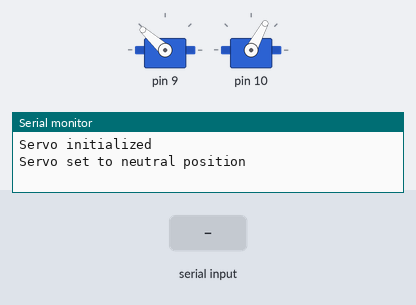
Simulated run of this sketch. Board: Arduino Uno, built with avr-gcc and run on an emulated ATmega328P. Parts: 2 × servo, the last lines printed to the serial monitor. The test bench sets the inputs (shaded band). Servo pulses on a pin are drawn as a servo (544–2400 µs = 0–180°).

Above: at 3.2 s.
3.3 s: "U" received over Serial
At 4.3 s:
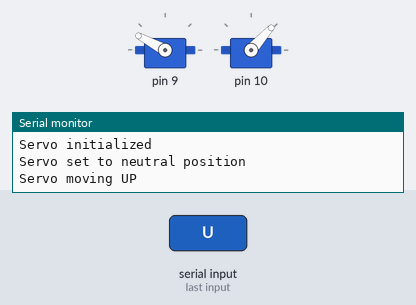
5.1 s: "L" received over Serial
At 6.2 s:
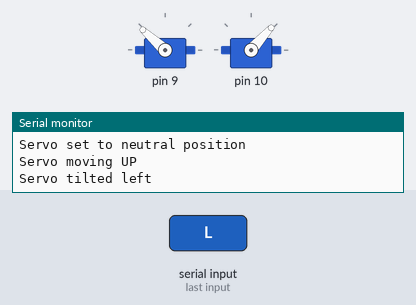
6.9 s: "R" received over Serial
At 8.3 s:
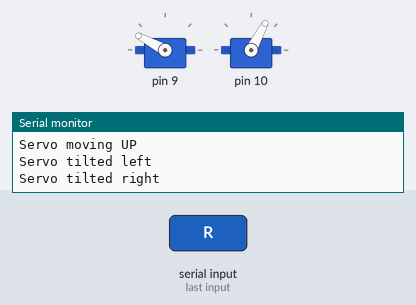
8.7 s: "D" received over Serial
At 9.9 s:
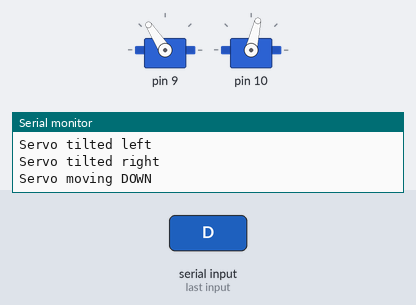
Timing chart, 0 to 11.2 s (numbered marks = the images above; inputs shaded):
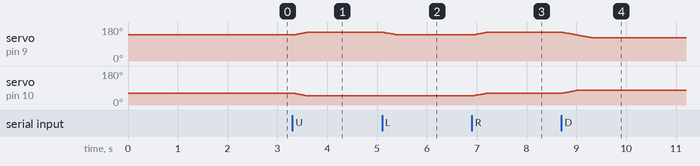

Measured:
- after the input at 3.3 s, servo on pin 9: moves from 138° to 152° over 0.28 s, starting at once; servo on pin 10: moves from 62° to 48° over 0.28 s, starting at once
- after the input at 5.1 s, servo on pin 9: moves from 152° to 138° over 0.28 s, starting at once
- after the input at 6.9 s, servo on pin 9: moves from 138° to 152° over 0.28 s, starting at once; servo on pin 10: moves from 48° to 62° over 0.28 s, starting at once
- after the input at 8.7 s, servo on pin 9: moves from 152° to 123° over 0.60 s, starting at once; servo on pin 10: moves from 62° to 77° over 0.28 s, starting at once

The sketch:

servo_control.ino
```cpp
#include "MyServoControl.h"

// MyServoControl 객체 생성
MyServoControl myServo;

void setup() {
  // 시리얼 통신 초기화 (디버깅용)
  Serial.begin(9600);

  // 서보 모터 초기화
  myServo.begin();
  Serial.println("Servo initialized");

  // 서보 모터 중립 위치로 설정
  myServo.positionSet(10);
  Serial.println("Servo set to neutral position");
  delay(2000); // 2초 대기
}

void loop() {
  // 주기적으로 update 함수 호출
  myServo.update();

  if (Serial.available() > 0) {
    char command = Serial.read();

    switch (command) {
      case 'U':
        myServo.walkForward(1);
        Serial.println("Servo moving UP");
        break;
      case 'D':
        myServo.walkBackward(1);
        Serial.println("Servo moving DOWN");
        break;
      case 'L':
        myServo.tiltLeft(300, 1);
        Serial.println("Servo tilted left");
        break;
      case 'R':
        myServo.tiltRight(300, 1);
        Serial.println("Servo tilted right");
        break;
      case 'N':
        myServo.positionSet(1);
        Serial.println("Servo set to neutral position");
        break;
      default:
        Serial.println("Unknown command");
        break;
    }
  }
}
```

MotorControl.cpp
```cpp
#include "MotorControl.h"

void MotorControl::init() {
  DDRC |= (1 << motor1DirAPin) | (1 << motor1DirBPin) | (1 << motor2DirAPin) | (1 << motor2DirBPin); // Set direction pins as outputs
  DDRD |= (1 << motor1EnablePin) | (1 << motor2EnablePin);                                           // Set enable pins as outputs

  // Timer setup for PWM on pins 9 and 10 (adjust as needed for desired PWM frequency)
  TCCR1A = (1 << COM1A1) | (1 << COM1B1) | (1 << WGM10); // Fast PWM, 8-bit
  TCCR1B = (1 << CS11);                                  // Prescaler 8
}

void MotorControl::setSpeed(int motor, int speed) {
  if (motor == 1) {
    OCR1B = speed;
  } else if (motor == 2) {
    OCR1A = speed;
  }
}

void MotorControl::setDirection(int motor, char dir) {
  if (motor == 1) {
    if (dir == 'F') {
      PORTC |= (1 << motor1DirAPin);
      PORTC &= ~(1 << motor1DirBPin);
    } else if (dir == 'B') {
      PORTC &= ~(1 << motor1DirAPin);
      PORTC |= (1 << motor1DirBPin);
    } else if (dir == 'N') {
      PORTC &= ~(1 << motor1DirAPin);
      PORTC &= ~(1 << motor1DirBPin);
    }
  } else if (motor == 2) {
    if (dir == 'F') {
      PORTC |= (1 << motor2DirAPin);
      PORTC &= ~(1 << motor2DirBPin);
    } else if (dir == 'B') {
      PORTC &= ~(1 << motor2DirAPin);
      PORTC |= (1 << motor2DirBPin);
    } else if (dir == 'N') {
      PORTC &= ~(1 << motor2DirAPin);
      PORTC &= ~(1 << motor2DirBPin);
    }
  }
}
```

MotorControl.h
```cpp
#ifndef MotorControl_h
#define MotorControl_h

#include <Arduino.h>

class MotorControl {
  public:
    void init();
    void setSpeed(int motor, int speed);
    void setDirection(int motor, char dir); // 수정된 함수 선언

  private:
    const int motor1DirAPin = 0x00;  // MOTOR1 Direction pin A (Offset for PORTC) : A0
    const int motor1DirBPin = 0x01;  // MOTOR1 Direction pin B (Offset for PORTC) : A1
    const int motor1EnablePin = 0x40; // MOTOR1 Enable pin (Offset for PORTD) : PIN6

    const int motor2DirAPin = 0x02;  // MOTOR2 Direction pin A (Offset for PORTC) : A2
    const int motor2DirBPin = 0x03;  // MOTOR2 Direction pin B (Offset for PORTC) : A3
    const int motor2EnablePin = 0x20; // MOTOR2 Enable pin (Offset for PORTD) : PIN5
};

#endif
```

MyServoControl.cpp
```cpp
#include "MyServoControl.h"

MyServoControl::MyServoControl()
    : currentAngle1(NEUTRAL1), currentAngle2(NEUTRAL2), targetAngle1(NEUTRAL1), targetAngle2(NEUTRAL2),
      step1(0), step2(0), speed(10), lastUpdate(0) {}

void MyServoControl::begin() {
  cli(); // Disable global interrupts
  DDRB |= (1 << PB1) | (1 << PB2); // Set OC1A (PB1) and OC1B (PB2) as output

  // Configure Timer/Counter1
  TCCR1A = (1 << WGM11) | (1 << COM1A1) | (1 << COM1B1); // Fast PWM, 10-bit
  TCCR1B = (1 << WGM13) | (1 << WGM12) | (1 << CS11); // Fast PWM, Prescaler 8

  ICR1 = 40000; // Top value for 50Hz PWM (20ms period)

  sei(); // Enable global interrupts

  // Initialize the PWM values to neutral position
  OCR1A = NEUTRAL1; // Timer counts in microseconds
  OCR1B = NEUTRAL2; // Timer counts in microseconds
}

void MyServoControl::positionSet(uint16_t speed) {
  targetAngle1 = NEUTRAL1;
  targetAngle2 = NEUTRAL2;
  this->speed = speed;
  moveServo();
}

void MyServoControl::walkForward(uint16_t speed) {
  targetAngle1 = NEUTRAL1 + ANGLE_RANGE;
  targetAngle2 = NEUTRAL2 - ANGLE_RANGE;
  this->speed = speed;
  moveServo();
}

void MyServoControl::walkBackward(uint16_t speed) {
  targetAngle1 = NEUTRAL1 - ANGLE_RANGE;
  targetAngle2 = NEUTRAL2 + ANGLE_RANGE;
  this->speed = speed;
  moveServo();
}

void MyServoControl::increaseAngle(uint16_t value, uint16_t speed) {
  targetAngle1 = constrain(currentAngle1 + value, NEUTRAL1 - ANGLE_RANGE, NEUTRAL1 + ANGLE_RANGE);
  targetAngle2 = constrain(currentAngle2 + value, NEUTRAL2 - ANGLE_RANGE, NEUTRAL2 + ANGLE_RANGE);
  this->speed = speed;
  moveServo();
}

void MyServoControl::decreaseAngle(uint16_t value, uint16_t speed) {
  targetAngle1 = constrain(currentAngle1 - value, NEUTRAL1 - ANGLE_RANGE, NEUTRAL1 + ANGLE_RANGE);
  targetAngle2 = constrain(currentAngle2 - value, NEUTRAL2 - ANGLE_RANGE, NEUTRAL2 + ANGLE_RANGE);
  this->speed = speed;
  moveServo();
}

void MyServoControl::tiltRight(uint16_t value, uint16_t speed) {
  targetAngle1 = constrain(currentAngle1 + value, NEUTRAL1 - ANGLE_RANGE, NEUTRAL1 + ANGLE_RANGE);
  targetAngle2 = constrain(currentAngle2 + value, NEUTRAL2 - ANGLE_RANGE, NEUTRAL2 + ANGLE_RANGE);
  this->speed = speed;
  moveServo();
}

void MyServoControl::tiltLeft(uint16_t value, uint16_t speed) {
  targetAngle1 = constrain(currentAngle1 - value, NEUTRAL1 - ANGLE_RANGE, NEUTRAL1 + ANGLE_RANGE);
  targetAngle2 = constrain(currentAngle2 - value, NEUTRAL2 - ANGLE_RANGE, NEUTRAL2 + ANGLE_RANGE);
  this->speed = speed;
  moveServo();
}

void MyServoControl::upDownTilt(uint16_t value, uint16_t speed) {
  targetAngle1 = constrain(currentAngle1 + value, NEUTRAL1 - ANGLE_RANGE, NEUTRAL1 + ANGLE_RANGE);
  targetAngle2 = constrain(currentAngle2 - value, NEUTRAL2 - ANGLE_RANGE, NEUTRAL2 + ANGLE_RANGE);
  this->speed = speed;
  moveServo();
}

void MyServoControl::moveServo() {
  step1 = (targetAngle1 > currentAngle1) ? 1 : -1;
  step2 = (targetAngle2 > currentAngle2) ? 1 : -1;
}

void MyServoControl::update() {
  unsigned long now = millis();
  if (now - lastUpdate >= speed) {
    lastUpdate = now;
    if (currentAngle1 != targetAngle1) {
      currentAngle1 += step1;
    }
    if (currentAngle2 != targetAngle2) {
      currentAngle2 += step2;
    }

    OCR1A = currentAngle1;
    OCR1B = currentAngle2;
  }
}
```

MyServoControl.h
```cpp
#ifndef MyServoControl_h
#define MyServoControl_h

#include <Arduino.h>

class MyServoControl {
public:
  MyServoControl();
  void begin();
  void walkForward(uint16_t speed = 10);
  void walkBackward(uint16_t speed = 10);
  void positionSet(uint16_t speed = 10);
  void increaseAngle(uint16_t value, uint16_t speed = 10);
  void decreaseAngle(uint16_t value, uint16_t speed = 10);
  void tiltLeft(uint16_t value, uint16_t speed = 10);
  void tiltRight(uint16_t value, uint16_t speed = 10);
  void upDownTilt(uint16_t value, uint16_t speed = 10);
  void update();

private:
  const uint16_t NEUTRAL1 = 3925;
  const uint16_t NEUTRAL2 = 2375;
  const uint16_t ANGLE_RANGE = 300;

  uint16_t currentAngle1;
  uint16_t currentAngle2;
  uint16_t targetAngle1;
  uint16_t targetAngle2;
  uint16_t step1;
  uint16_t step2;
  uint16_t speed;
  unsigned long lastUpdate;

  void moveServo();
};

#endif
```
